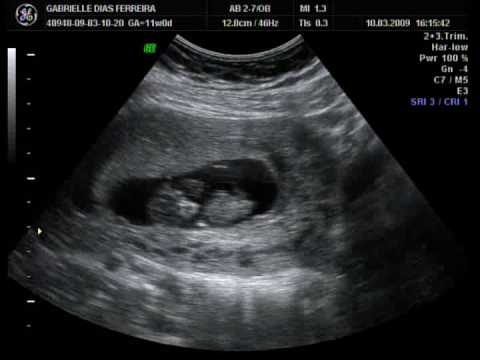
#> input picture files/ultrasom.jpg, 480 x 360 px
$ jupyter execute '05_Transformaçõao_de_Fourrier.ipynb'
#> lines starting #> are read from the running program, lines starting #| are printed output that depends on the picture
[cell 1]
import cv2
import numpy as np
import matplotlib.pyplot as plt

[cell 2]
img = cv2.imread('files/ultrasom.jpg', 0)
#> img: shape (360, 480); min 0, max 255, mean 38.2

[cell 3]
img_fft = cv2.dft(np.float32(img), flags=cv2.DFT_COMPLEX_OUTPUT)
img_fft_shift = np.fft.fftshift(img_fft)

[cell 4]
magnitude_spectrum = 20*np.log(cv2.magnitude(img_fft_shift[:,:,0],img_fft_shift[:,:,1]))
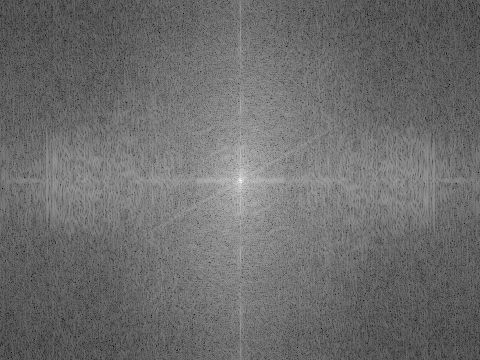
#> magnitude_spectrum: shape (360, 480) float32; min 28.88, max 314, mean 151; drawn with min black and max white

[cell 5]
plt.figure(figsize=(20,20))
plt.subplot(121)
plt.imshow(img, cmap='gray')
plt.xticks([]), plt.yticks([])
plt.subplot(122)
plt.imshow(magnitude_spectrum, cmap='gray')
plt.xticks([]), plt.yticks([])
plt.show()
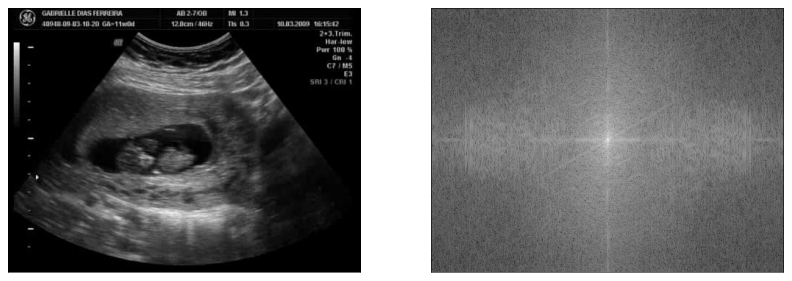
#> figure drawn by matplotlib, 2 panels

[cell 6]
w, h = img.shape
#> w = 360; h = 480
w, h
#> Out = (360, 480)

[cell 7]
img_fft_shift_circle = magnitude_spectrum.copy()

mask = cv2.circle(img_fft_shift_circle, (h//2, w//2), 1, 0, -1)
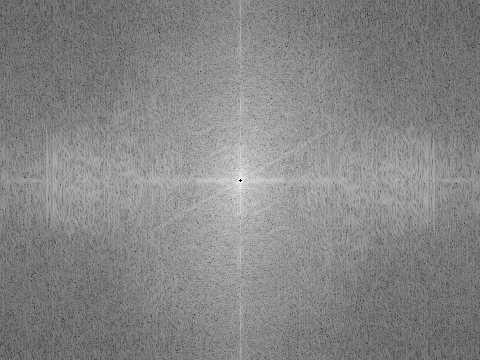
#> mask: shape (360, 480) float32; min 0, max 287.3, mean 151; drawn with min black and max white
plt.imshow(mask, cmap='gray');

[cell 8]
mask2 = np.zeros((w,h,2),np.uint8)
mask2[:,:,0] = mask
mask2[:,:,1] = mask

[cell 9]
fshift = img_fft_shift * mask2

f_ishift = np.fft.ifftshift(fshift)
img_back = cv2.idft(f_ishift)
img_back = cv2.magnitude(img_back[:,:,0],img_back[:,:,1])
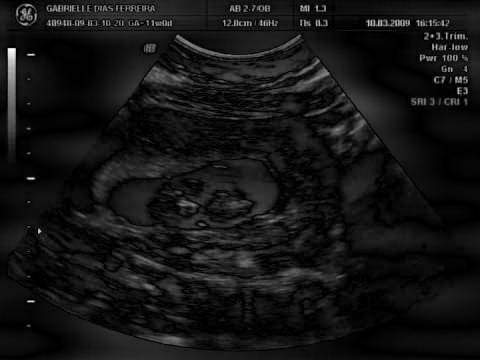
#> img_back: shape (360, 480) float32; min 395.6, max 8.92e+09, mean 721720640; drawn with min black and max white

plt.imshow(img_back, cmap='gray');

[cell 10]
img_back_norm = cv2.normalize(img_back,None,0,255,cv2.NORM_MINMAX).astype(np.uint8)
plt.imshow(img_back_norm, cmap='gray');

[cell 11]
mask_norm = cv2.normalize(img, None, 0, 255, cv2.NORM_MINMAX)
plt.imshow(cv2.multiply(img, mask_norm), cmap='gray');
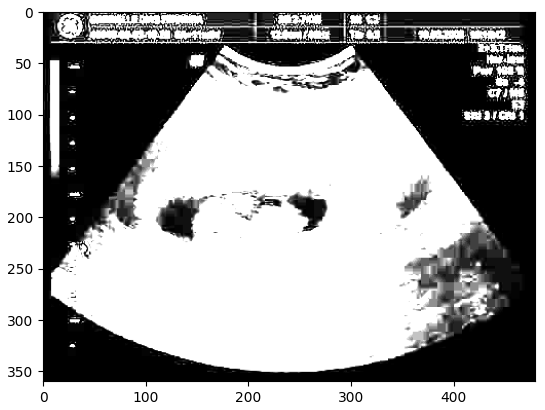
#> figure drawn by matplotlib, 1 panel
